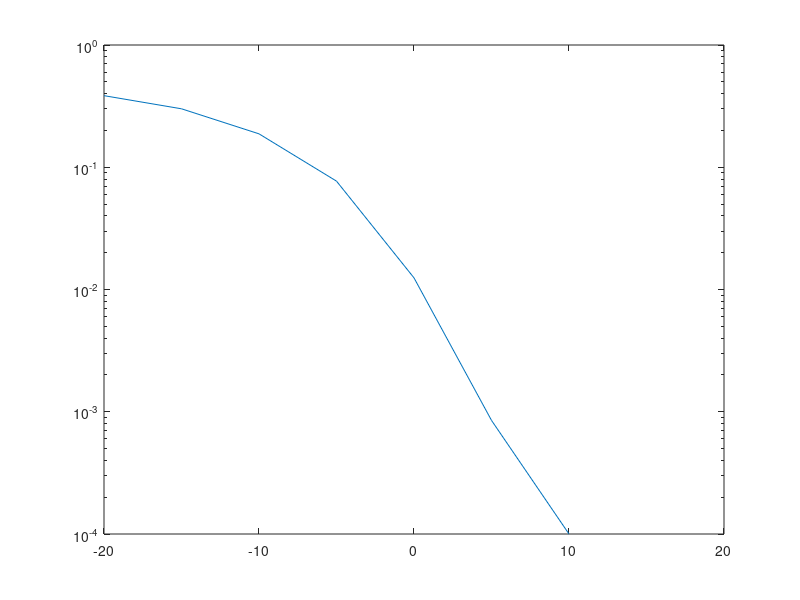

This figure's MATLAB source:
clc;
close all;

M=10.^4;
snr_db=-20:5:20;
snr_lin=10.^(snr_db./10);

sigma2=1;

x=randn(2,2,M);
yl=randn(2,2,M);
h=sqrt(sigma2/2).*(x+1j.*yl);

noise=sqrt(sigma2/2).*(randn(2,M)+1j.*randn(2,M));

b_mod=randi([0 1],2,M);
data=zeros(2,M);
x_hat=zeros(2,M);
b_hat=zeros(2,M);
ber_prac=zeros(1,length(snr_db));

for j=1:length(snr_db)
    p=snr_lin(j);
    for jj=1:M
        for jjj=1:2
            if b_mod(jjj,jj)==1
                x_hat(jjj,jj)=sqrt(p);
            else
                x_hat(jjj,jj)=-sqrt(p);
            end
        end
        
        h_tildae=[h(1,:,jj); h(2,:,jj); conj(h(1,2,jj)) -conj(h(1,1,jj));conj(h(2,2,jj)) -conj(h(2,1,jj))];
        noise_tildae=[noise(1,jj);noise(2,jj);conj(noise(1,jj));conj(noise(2,jj))];
        
        y=h_tildae*x_hat(:,jj)+noise_tildae;
        
        h_one=h_tildae(:,1);
        h_two=h_tildae(:,2);
        
        b_hat(1)=(h_one)'*y;
        b_hat(2)=(h_two)'*y;
        
        for jjj=1:2
            if real(b_hat(jjj))>0
                data(jjj,jj)=1;
            else
                data(jjj,jj)=0;
            end
        end
        
        final=xor(data,b_mod);
        error=sum(sum(final))/(2*M);
        
    end
    ber_prac(j)=error;
end

semilogy(snr_db,ber_prac);


